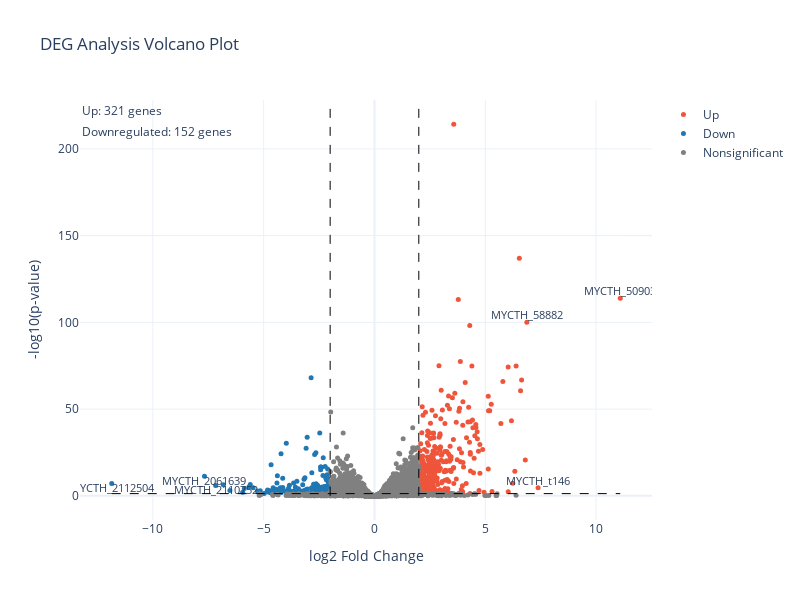

Notebook code cell kept with this figure:
### Code cell
def plot_volcano(df, p_threshold, logFC_threshold, up_color, down_color, symbol_num, bubble_size, up_donw_num):

    # 重新设置列名
    df.columns = ['Symbol', 'logFC', 'P.Value']

    # 如果df中有空值，删除该行
    df.dropna(inplace=True)

    # 提取数据
    gene_names = df['Symbol'].values
    logFC = df['logFC'].values
    pvalue = -np.log10(df['P.Value'].values)

    # 根据阈值判断显著性
    significant = (np.abs(logFC) > logFC_threshold) & (df['P.Value'].values < p_threshold)
    upregulated = significant & (logFC > 0)
    downregulated = significant & (logFC < 0)
    nonsignificant = ~significant


    # Sort to get top 5 upregulated and downregulated genes
    df_upregulated = df[upregulated].nlargest(symbol_num, 'logFC')
    df_downregulated = df[downregulated].nsmallest(symbol_num, 'logFC')

    fig = go.Figure()
    fig.add_trace(go.Scatter(x=logFC[upregulated], y=pvalue[upregulated], mode='markers',
                            marker=dict(color=up_color, size=bubble_size, sizemode='area'), name='Up',
                            text=gene_names[upregulated]))
    fig.add_trace(go.Scatter(x=logFC[downregulated], y=pvalue[downregulated], mode='markers',
                            marker=dict(color=down_color, size=bubble_size, sizemode='area'), name='Down',
                            text=gene_names[downregulated]))
    fig.add_trace(go.Scatter(x=logFC[nonsignificant], y=pvalue[nonsignificant], mode='markers',
                            marker=dict(color='grey', size=bubble_size, sizemode='area'), name='Nonsignificant',
                            text=gene_names[nonsignificant]))


    # Annotate top 5 upregulated genes
    for _, row in df_upregulated.iterrows():
        fig.add_trace(go.Scatter(x=[row['logFC']], y=[-np.log10(row['P.Value'])],
                                 text=[row['Symbol']], mode='text',
                                 textposition="top center",
                                 textfont=dict(size=11),
                                 showlegend=False))

    # Annotate top 5 downregulated genes
    for _, row in df_downregulated.iterrows():
        fig.add_trace(go.Scatter(x=[row['logFC']], y=[-np.log10(row['P.Value'])],
                                 text=[row['Symbol']], mode='text',
                                 textposition="bottom center",
                                 # 定义字体大小
                                 textfont=dict(size=11),
                                 showlegend=False))

    if up_donw_num == 'yes':
        # 计算上调和下调基因的数量，并在图像中左上角添加注释
        upregulated_num = np.sum(upregulated)
        downregulated_num = np.sum(downregulated)
        fig.add_annotation(xref="paper", yref="paper",
                        x=0, y=1, showarrow=False,
                        text="Up: {} genes".format(upregulated_num))
        fig.add_annotation(xref="paper", yref="paper",
                            x=0, y=0.95, showarrow=False,
                            text="Downregulated: {} genes".format(downregulated_num))
    else:
        pass

    # 设置图像布局
    fig.update_layout(xaxis_title='log2 Fold Change',
                      yaxis_title='-log10(p-value)',
                      title='DEG Analysis Volcano Plot',
                      template="plotly_white",
                      height=600,
                      width=800)
            
    # 添加阈值线
    x_min = np.min(logFC)
    x_max = np.max(logFC)
    fig.update_layout(shapes=[
        dict(type="line", x0=x_min, x1=x_max, y0=-np.log10(p_threshold), y1=-np.log10(p_threshold), line=dict(color="Black", width=1, dash="dash")),
        dict(type="line", x0=logFC_threshold, x1=logFC_threshold, y0=0, y1=max(pvalue)+10, line=dict(color="Black", width=1, dash="dash")),
        dict(type="line", x0=-logFC_threshold, x1=-logFC_threshold, y0=0, y1=max(pvalue)+10, line=dict(color="Black", width=1, dash="dash"))
    ])

    return fig

plot_volcano(df2,0.05,2,'#EF553b','#1F77b4',3,5,'yes')

### Figure 1 — Plotly figure (JSON) as saved in the notebook; plotly's stock layout.template omitted (floating-point values rounded to 4 significant figures; data arrays with more than 128 entries replaced by an {"elided": "..."} marker saying what was removed)
{"data": [{"marker": {"color": "#EF553b", "size": 5, "sizemode": "area"}, "mode": "markers", "name": "Up", "text": {"elided": "321 str values"}, "type": "scatter", "x": {"elided": "321 float values"}, "y": {"elided": "321 float values"}}, {"marker": {"color": "#1F77b4", "size": 5, "sizemode": "area"}, "mode": "markers", "name": "Down", "text": {"elided": "152 str values"}, "type": "scatter", "x": {"elided": "152 float values"}, "y": {"elided": "152 float values"}}, {"marker": {"color": "grey", "size": 5, "sizemode": "area"}, "mode": "markers", "name": "Nonsignificant", "text": {"elided": "8721 str values"}, "type": "scatter", "x": {"elided": "8721 float values"}, "y": {"elided": "8721 float values"}}, {"mode": "text", "showlegend": false, "text": ["MYCTH_50903"], "textfont": {"size": 11}, "textposition": "top center", "type": "scatter", "x": [11.09], "y": [114.0]}, {"mode": "text", "showlegend": false, "text": ["MYCTH_t146"], "textfont": {"size": 11}, "textposition": "top center", "type": "scatter", "x": [7.382], "y": [4.687]}, {"mode": "text", "showlegend": false, "text": ["MYCTH_58882"], "textfont": {"size": 11}, "textposition": "top center", "type": "scatter", "x": [6.874], "y": [100.1]}, {"mode": "text", "showlegend": false, "text": ["MYCTH_2112504"], "textfont": {"size": 11}, "textposition": "bottom center", "type": "scatter", "x": [-11.86], "y": [7.192]}, {"mode": "text", "showlegend": false, "text": ["MYCTH_2061639"], "textfont": {"size": 11}, "textposition": "bottom center", "type": "scatter", "x": [-7.67], "y": [11.31]}, {"mode": "text", "showlegend": false, "text": ["MYCTH_2110752"], "textfont": {"size": 11}, "textposition": "bottom center", "type": "scatter", "x": [-7.167], "y": [6.05]}], "layout": {"annotations": [{"showarrow": false, "text": "Up: 321 genes", "x": 0, "xref": "paper", "y": 1, "yref": "paper"}, {"showarrow": false, "text": "Downregulated: 152 genes", "x": 0, "xref": "paper", "y": 0.95, "yref": "paper"}], "height": 600, "shapes": [{"line": {"color": "Black", "dash": "dash", "width": 1}, "type": "line", "x0": -11.86, "x1": 11.09, "y0": 1.301, "y1": 1.301}, {"line": {"color": "Black", "dash": "dash", "width": 1}, "type": "line", "x0": 2, "x1": 2, "y0": 0, "y1": 224.3}, {"line": {"color": "Black", "dash": "dash", "width": 1}, "type": "line", "x0": -2, "x1": -2, "y0": 0, "y1": 224.3}], "title": {"text": "DEG Analysis Volcano Plot"}, "width": 800, "xaxis": {"title": {"text": "log2 Fold Change"}}, "yaxis": {"title": {"text": "-log10(p-value)"}}}}
